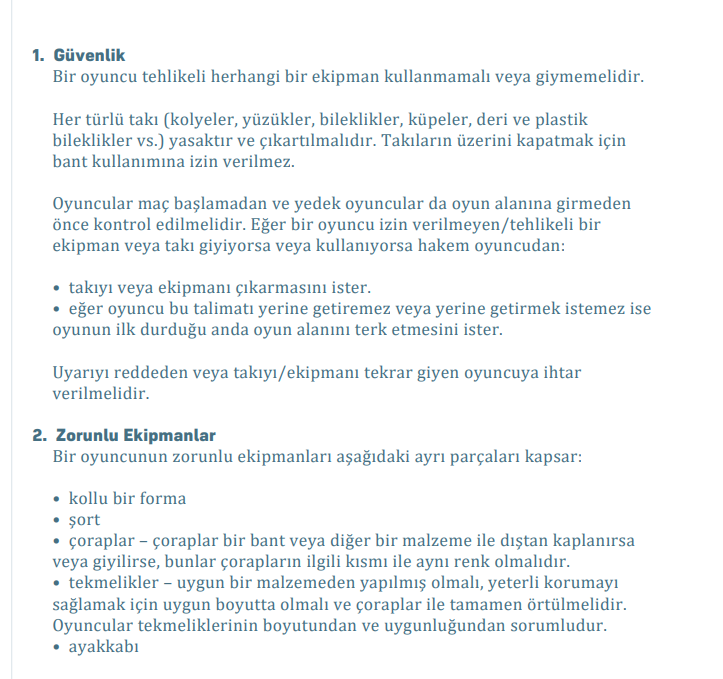
#> input picture document-qa/data/test_documents/futbol_kural_1.jpg, 723 x 679 px
$ python -i ocr_engine.py   (imports and definitions only)
#> lines starting #> are read from the running program, lines starting #| are printed output that depends on the picture
#> in extract_text_from_file, image is the input picture: PIL image 723x679 RGBA; mean R, G, B, A 243.6, 246.2, 247.3, 255
"""OCR motoru modülü.

EasyOCR kullanarak resim dosyalarından veya image byte'larından
Türkçe + İngilizce metin çıkarır. Lazy loading ile model
sadece ilk kullanımda yüklenir.

OCR öncesi image preprocessing uygulanır:
- Grayscale dönüşüm (renk noise'u azaltır)
- Düşük çözünürlüklü resimler upscale edilir (min 3000px genişlik)
- Kontrast artırma + sharpening ile metin kenarları keskinleştirilir

OCR sonrası text reconstruction uygulanır:
- Bounding box koordinatlarına göre metin blokları sıralanır (yukarıdan aşağı)
- Aynı satırdaki bloklar birleştirilir (satır yüksekliğine göre proximity)
- Kısa noise bloklar filtrelenir (footer, dekoratif metin)
"""

import io
import logging
from pathlib import Path

import easyocr
import numpy as np
from PIL import Image, ImageEnhance, ImageFilter

from src.config import OCR_LANGUAGES

logger = logging.getLogger(__name__)

MIN_CONFIDENCE = 0.3  # Bu değerin altındaki OCR sonuçları filtrelenir
MIN_WIDTH_FOR_OCR = 3000  # Bu genişliğin altındaki resimler upscale edilir
MIN_LINE_LENGTH = 3  # Bu uzunluğun altındaki satırlar noise kabul edilir


class OCREngine:
    """EasyOCR tabanlı metin çıkarma motoru.

    Lazy loading: Model ilk extract_text çağrısında yüklenir,
    sonraki çağrılarda tekrar yüklenmez.
    """

    def __init__(self, languages: list[str] | None = None) -> None:
        self._reader: easyocr.Reader | None = None
        self._languages = languages or OCR_LANGUAGES

    def _get_reader(self) -> easyocr.Reader:
        """EasyOCR reader'ı lazy olarak yükler."""
        if self._reader is None:
            logger.info("EasyOCR modeli yukleniyor: %s", self._languages)
            self._reader = easyocr.Reader(self._languages, gpu=True)
            logger.info("EasyOCR modeli yuklendi.")
        return self._reader

    def _preprocess_image(self, image: Image.Image) -> np.ndarray:
        """OCR öncesi resmi iyileştirir.

        1. Grayscale (renk noise'u azalt)
        2. Upscale (küçük resimlerde OCR zayıf)
        3. Kontrast artır (metin/arka plan ayrımı)
        4. Sharpen (karakter kenarları keskinleşir)

        Args:
            image: PIL Image nesnesi.

        Returns:
            İşlenmiş numpy array.
        """
        # 1. Grayscale
        image = image.convert("L")
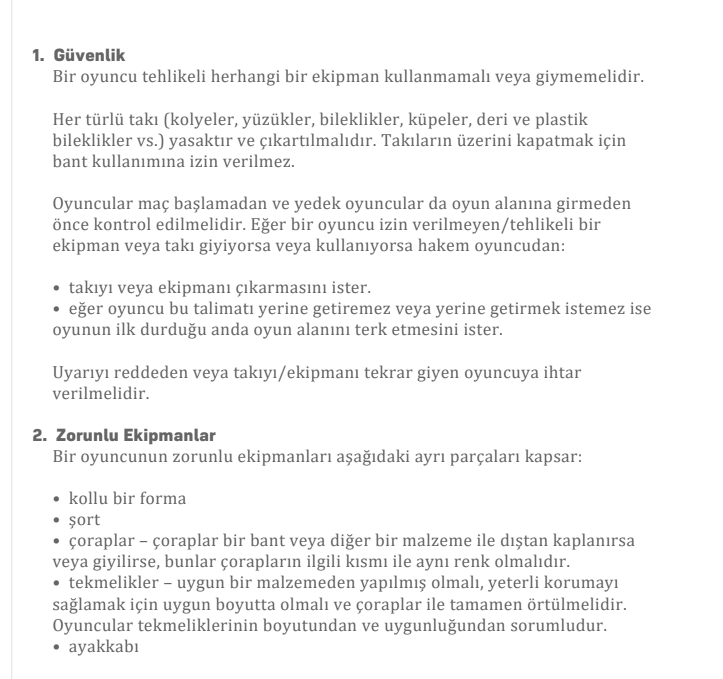
#> image: PIL image 723x679 L; min 101, max 255, mean 245.5

        # 2. Upscale
        width, height = image.size
#> width = 723; height = 679
        if width < MIN_WIDTH_FOR_OCR:
            scale = MIN_WIDTH_FOR_OCR / width
#> scale = 4.15
            new_size = (int(width * scale), int(height * scale))
#> new_size = (3000, 2817)
            image = image.resize(new_size, Image.LANCZOS)
#> image: PIL image 3000x2817 L
            logger.debug(
                "Resim upscale edildi: %dx%d -> %dx%d (%.1fx)",
                width, height, new_size[0], new_size[1], scale,
            )

        # 3. Kontrast artır
        enhancer = ImageEnhance.Contrast(image)
        image = enhancer.enhance(2.0)
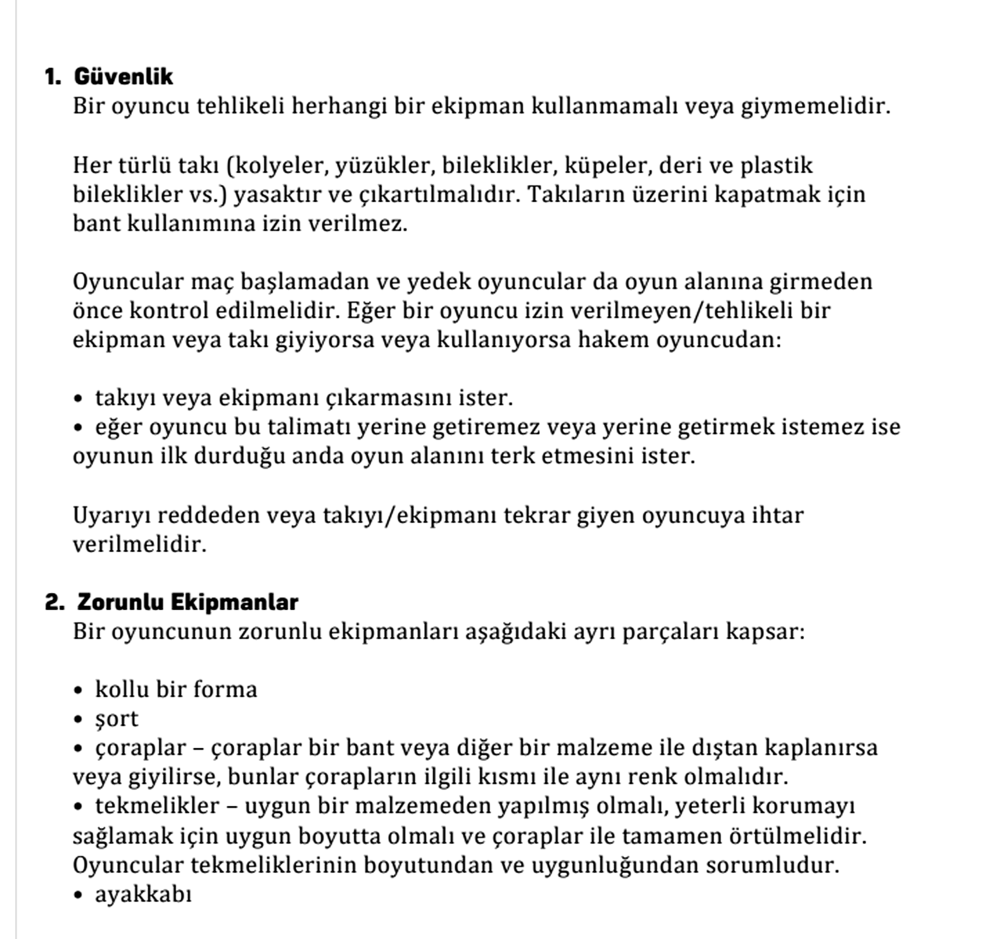
#> image: PIL image 3000x2817 L (shown at 1/3 size); min 0, max 255, mean 237.5

        # 4. Sharpen (iki geçiş)
        image = image.filter(ImageFilter.SHARPEN)
        image = image.filter(ImageFilter.SHARPEN)

        return np.array(image)

    def extract_text_from_file(self, image_path: str | Path) -> str:
        """Resim dosyasından metin çıkarır.

        Args:
            image_path: Resim dosyasının yolu (.jpg, .jpeg, .png).

        Returns:
            Çıkarılan metin.

        Raises:
            FileNotFoundError: Dosya bulunamazsa.
        """
        image_path = Path(image_path)
        if not image_path.exists():
            raise FileNotFoundError(f"Resim dosyasi bulunamadi: {image_path}")

        image = Image.open(image_path)
        processed = self._preprocess_image(image)

        reader = self._get_reader()
        results = reader.readtext(processed)
        text = self._results_to_text(results)

        logger.info(
            "OCR tamamlandi: %s (%d karakter)",
            image_path.name,
            len(text),
        )
        return text

    # [89 lines left out: functions extract_text_from_bytes, _results_to_text, _bbox_y, _bbox_x, _bbox_height, not called in this run]

#> (the run stopped early here; a loop or call above may not have finished)

$ run again, on document-qa/data/test_documents/futbol_kural_2.png
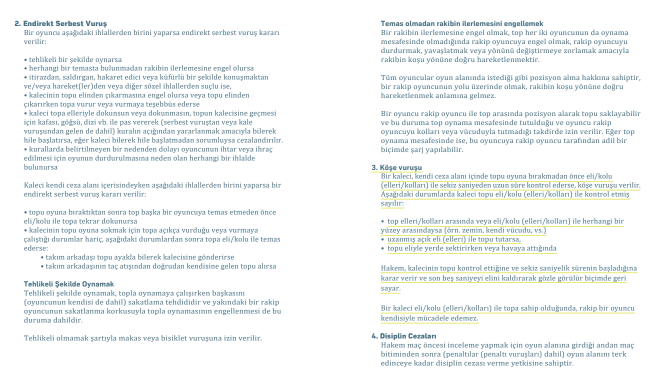
#> input picture document-qa/data/test_documents/futbol_kural_2.png, 1311 x 772 px (shown at 1/2 size)
#> in extract_text_from_file, image is the input picture: PIL image 1311x772 RGBA; mean R, G, B, A 242.8, 245.5, 245.6, 255
#> in _preprocess_image, `image = image.resize(new_size, Image.LANCZOS)`:
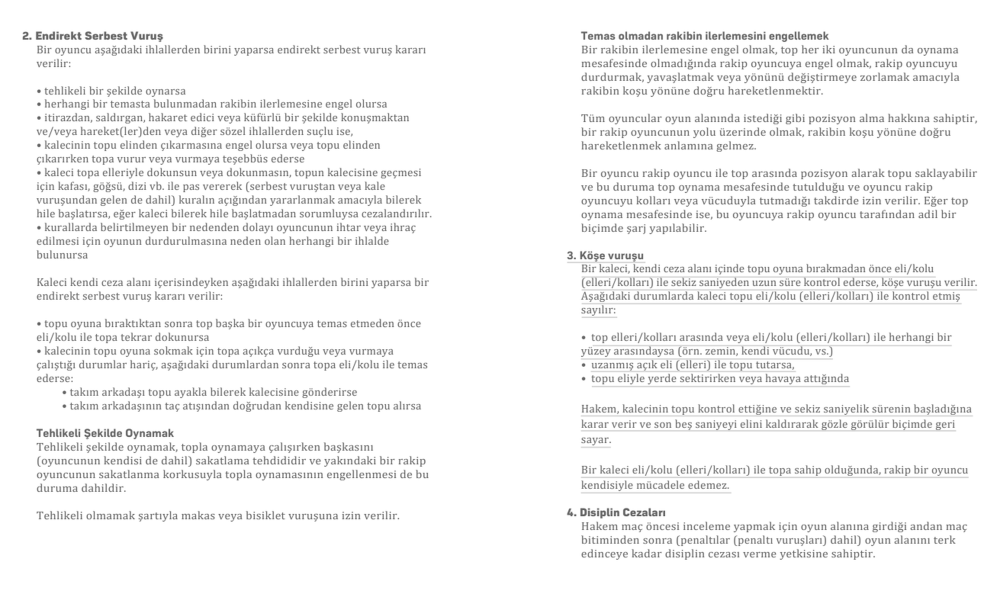
#> image: PIL image 3000x1766 L (shown at 1/3 size); min 57, max 255, mean 244.3
#> in _preprocess_image, `image = enhancer.enhance(2.0)`:
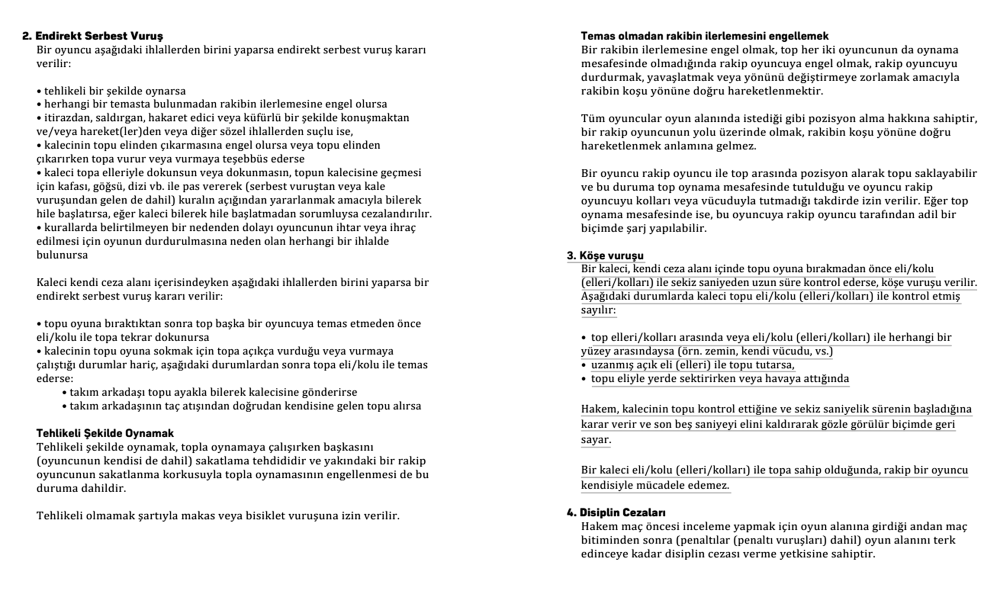
#> image: PIL image 3000x1766 L (shown at 1/3 size); min 0, max 255, mean 235.9
